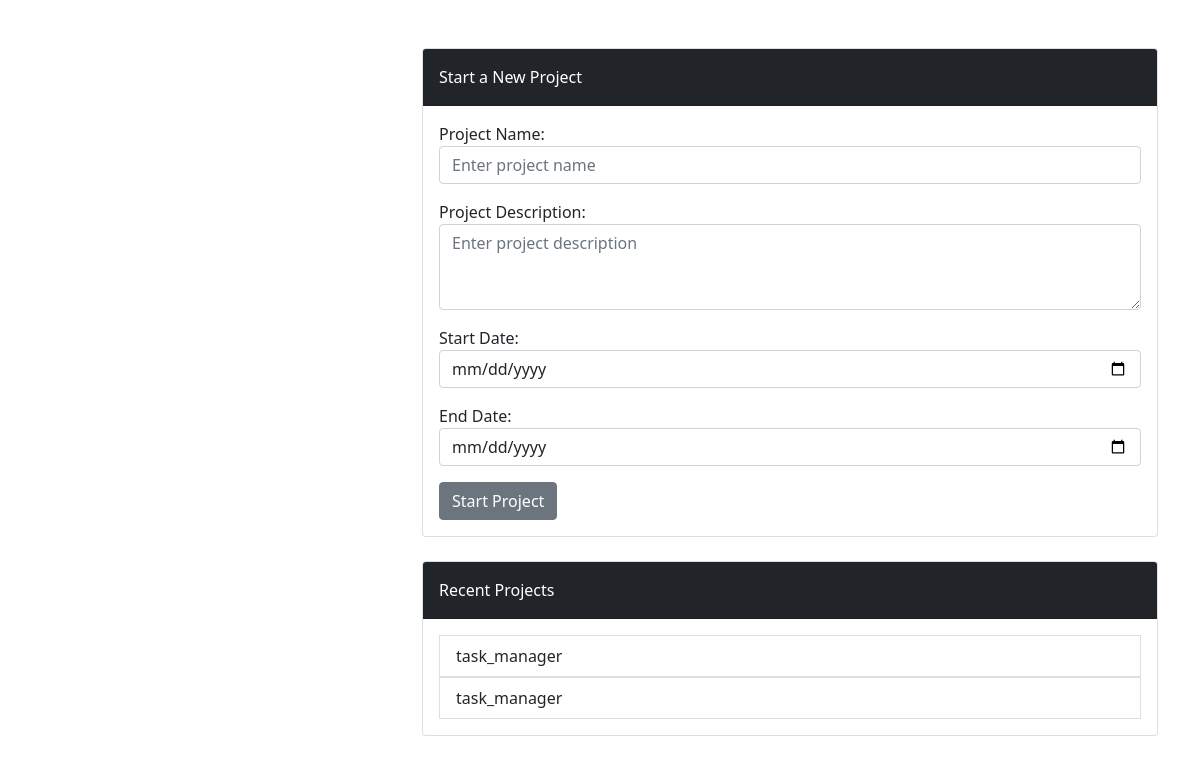
/projects/ (signed in), run on an earlier commit of the app's database.
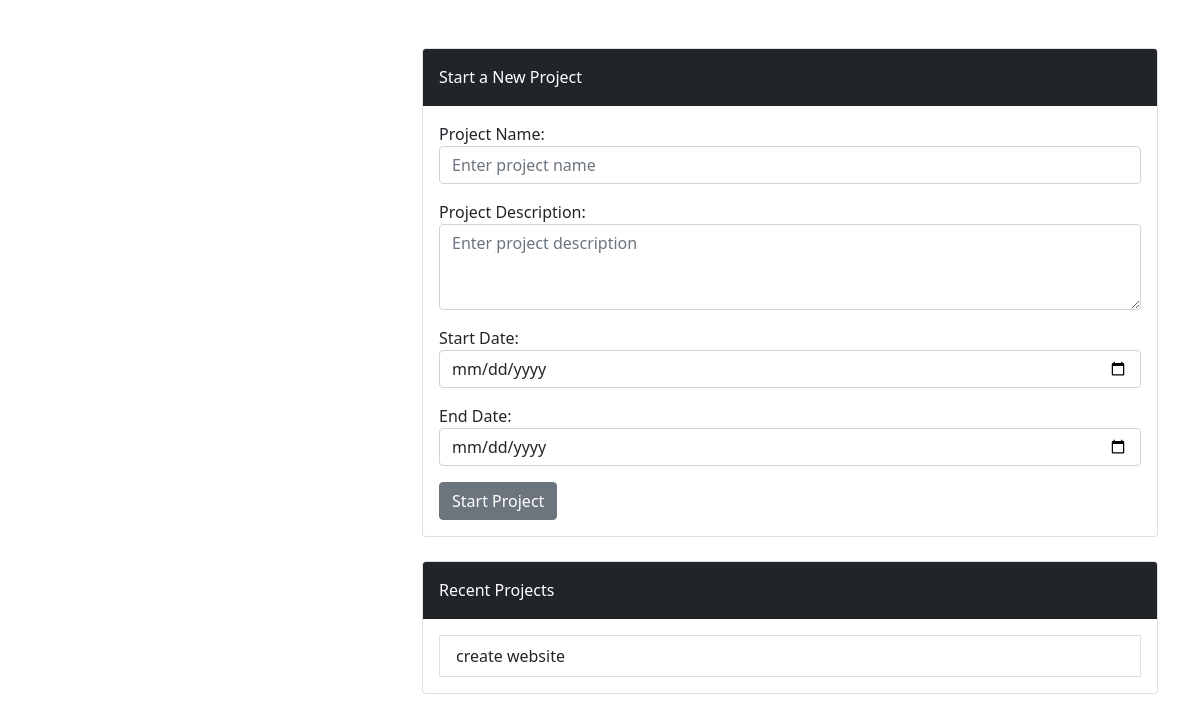
And on a later commit of the database.
### taskmanager/models.py (models this page shows, shortened)
class Project(models.Model):
    name = models.CharField(max_length=255)
    description = models.TextField(blank=True, null=True)
    manager = models.ForeignKey(settings.AUTH_USER_MODEL, on_delete=models.CASCADE, related_name='managed_projects')
    start_date = models.DateField()
    end_date = models.DateField()
    team = models.ManyToManyField(settings.AUTH_USER_MODEL, related_name='projects', through='ProjectMembership')

### taskmanager/views.py (the view)
# urls.py: path('', views.start_project, name='start_project'),
@login_required
def start_project(request):
    if request.method == 'POST':
        form = ProjectForm(request.POST)
        if form.is_valid():
            project = form.save(commit=False)
            project.manager = request.user
            project.save()
            return redirect('project_detail', project_id=project.id)
    else:
        form = ProjectForm()
    recent_projects = Project.objects.filter(
        Q(manager=request.user) | Q(team=request.user)
    ).order_by('-start_date')[:5]
    return render(request, 'projects/projects.html', {
        'form': form,
        'recent_projects': recent_projects,
    })

### taskmanager/forms.py
class ProjectForm(forms.ModelForm):
    class Meta:
        model = Project
        fields = ['name', 'description', 'start_date', 'end_date']
        widgets = {
            'name': forms.TextInput(attrs={
                'class': 'form-control',
                'id': 'projectName',
                'placeholder': 'Enter project name'
            }),
            'description': forms.Textarea(attrs={
                'class': 'form-control',
                'id': 'projectDescription',
                'rows': 3,
                'placeholder': 'Enter project description'
            }),
            'start_date': forms.DateInput(attrs={
                'class': 'form-control',
                'id': 'projectStartDate',
                'type': 'date'
            }),
            'end_date': forms.DateInput(attrs={
                'class': 'form-control',
                'id': 'projectEndDate',
                'type': 'date'
            }),
        }
        labels = {
            'name': 'Project Name',
            'description': 'Project Description',
            'start_date': 'Start Date',
            'end_date': 'End Date',
        }

### templates/projects/projects.html (shortened to what this page needs)
{% extends 'shared/_layout.html' %}
{% load render_partial %}
{% block main %}
   <div class="container mt-5">
        <div class="row">
            <div class="col-md-4">
            </div>
            <div class="col-md-8">
                <div class="card mb-4 text-white">
                    <div class="card-header bg-dark py-3">
                        Start a New Project
                    </div>
                    <div class="card-body text-dark">
                        <form method="post" action="{% url 'start_project' %}">
                            {{ form.as_p }}
                            <button type="submit" class="btn btn-secondary">Start Project</button>
                        </form>
                    </div>
                </div>
                    <div class="card mb-4 text-white">
                    <div class="card-header bg-dark py-3">
                        Recent Projects
                    </div>
                    <div class="card-body">
                        <ul class="list-group">
                             {% for project in recent_projects %}
                                <a href="{% url 'project_detail' project.id %}">
                                <li class="list-group-item">{{ project.name }}</li>
                                </a>
                            {% empty %}
                                <li class="list-group-item">No recent projects.</li>
                            {% endfor %}
                        </ul>
                    </div>
                </div>
            </div>
        </div>
    </div>
{% endblock %}

What changed in the data, as far as the page shows it:
removed Project: name "task_manager"
added Project: name "create website"
